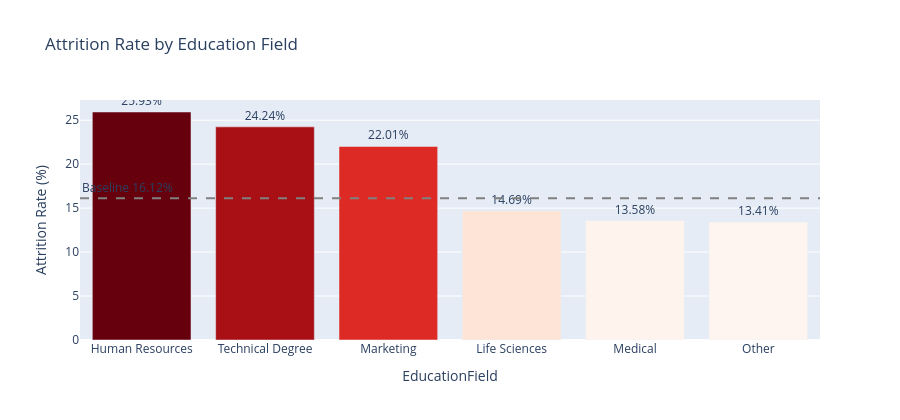

Notebook cell for this chart:
### Markdown cell above
**Finding:** gender shows only a small gap (Male 17.0% vs. Female 14.8%) — not a strong driver on its own. Marital status shows a much clearer pattern: **Single employees leave at 25.5%**, roughly double the rate of Married (12.5%) or Divorced (10.1%) employees. Combined with the age finding above, this is consistent with a life-stage effect — younger, single employees are the highest-risk group.

### Code cell
plot_attrition_rate(df_clean, 'EducationField', 'Attrition Rate by Education Field').show()

### Figure 1 — Plotly figure (JSON) as saved in the notebook; plotly's stock layout.template omitted (floating-point values rounded to 4 significant figures)
{"data": [{"customdata": [[27], [132], [159], [606], [464], [82]], "hovertemplate": "EducationField=%{x}<br>Attrition Rate (%)=%{marker.color}<br>Headcount=%{customdata[0]}<extra></extra>", "legendgroup": "", "marker": {"color": [25.93, 24.24, 22.01, 14.69, 13.58, 13.41], "coloraxis": "coloraxis", "pattern": {"shape": ""}}, "name": "", "orientation": "v", "showlegend": false, "text": [25.93, 24.24, 22.01, 14.69, 13.58, 13.41], "textposition": "outside", "texttemplate": "%{text}%", "type": "bar", "x": ["Human Resources", "Technical Degree", "Marketing", "Life Sciences", "Medical", "Other"], "xaxis": "x", "y": [25.93, 24.24, 22.01, 14.69, 13.58, 13.41], "yaxis": "y"}], "layout": {"annotations": [{"showarrow": false, "text": "Baseline 16.12%", "x": 0, "xanchor": "left", "xref": "x domain", "y": 16.12, "yanchor": "bottom", "yref": "y"}], "barmode": "relative", "coloraxis": {"autocolorscale": false, "colorbar": {"title": {"text": "Attrition Rate (%)"}}, "colorscale": [[0.0, "rgb(255,245,240)"], [0.125, "rgb(254,224,210)"], [0.25, "rgb(252,187,161)"], [0.375, "rgb(252,146,114)"], [0.5, "rgb(251,106,74)"], [0.625, "rgb(239,59,44)"], [0.75, "rgb(203,24,29)"], [0.875, "rgb(165,15,21)"], [1.0, "rgb(103,0,13)"]], "showscale": false}, "height": 420, "legend": {"tracegroupgap": 0}, "shapes": [{"line": {"color": "gray", "dash": "dash"}, "type": "line", "x0": 0, "x1": 1, "xref": "x domain", "y0": 16.12, "y1": 16.12, "yref": "y"}], "showlegend": false, "title": {"text": "Attrition Rate by Education Field"}, "xaxis": {"anchor": "y", "domain": [0.0, 1.0], "title": {"text": "EducationField"}}, "yaxis": {"anchor": "x", "domain": [0.0, 1.0], "title": {"text": "Attrition Rate (%)"}}}}
